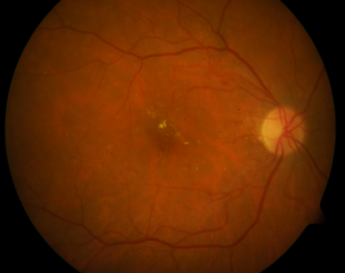
#> input picture TestFolder/Extensor_test/imagen_tester.png, 345 x 273 px
$ python main_extensor.py   (older library calls are emulated)
#> lines starting #> are read from the running program, lines starting #| are printed output that depends on the picture; after the words box and inside, x2 and y2 are one past the last pixel; in counts of white or black regions, pixels touching at a corner belong together
import cv2
import numpy as np

def main(file_name,window_size=12,umbral=11,iterations=20):
    # variables creation
#> called with file_name = 'imagen_tester.png', window_size = 12, umbral = 11, iterations = 20
    img=cv2.imread(file_name)
#> img is the input picture: shape (273, 345, 3); mean B, G, R 1.9, 39.9, 96.1
    img=img[:,:,1] # green  layer
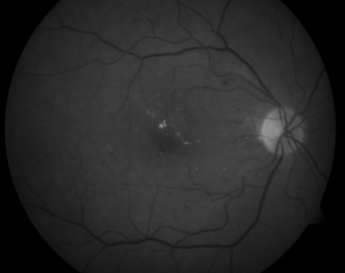
#> img: shape (273, 345); min 0, max 147, mean 39.9
    W,H=img.shape
#> W = 273; H = 345
    reading_image=np.zeros((W+(window_size*4),H+(window_size*4)),dtype=np.int)
    reading_image[(window_size*2):(window_size*2)+W,(window_size*2):(window_size*2)+H]=img
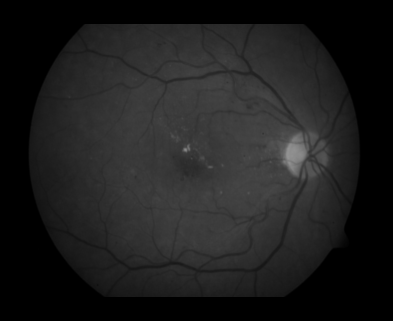
#> reading_image: shape (321, 393) int64; min 0, max 147, mean 29.8
    writing_image=reading_image.copy()
    W,H=reading_image.shape
#> W = 321; H = 393
    # variables creation


    neighbors=[[-1,-1],[0,-1],[1,-1],[1,0],[1,1],[0,1],[-1,1],[-1,0]]
    # mark  edge
    for it in xrange(iterations):
        for  i in xrange(W):
            for j in xrange(H):
                if reading_image[i,j] > umbral:
                    for p in [[1,0],[0,1],[-1,0],[0,-1]]:
                        if reading_image[p[0]+i,p[1]+j] < umbral:
                            writing_image[p[0]+i,p[1]+j]=-1
        reading_image=writing_image.copy()
        # marked  edge
        for  i in xrange(W):
            for j in xrange(H):
                if reading_image[i,j]== -1:
                    not_nulls=0   # count not null values
                    local_value=0 # it will be the mean value
                    for p in  neighbors:
                        if reading_image[i+p[0],j+p[1]] > umbral:
                            not_nulls+=1
                            local_value+=reading_image[i+p[0],j+p[1]]
                    local_value/=float(not_nulls)
                    writing_image[i,j]=local_value
        reading_image=writing_image.copy()
#> this loop made 20 passes
#> pass 1, in main, `reading_image=writing_image.copy()`:
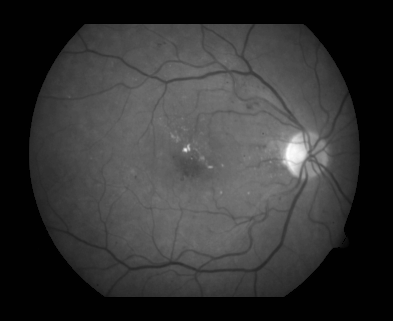
#> reading_image: shape (321, 393) int64; min -1, max 147, mean 29.8; drawn with min black and max white
#> after the loop:
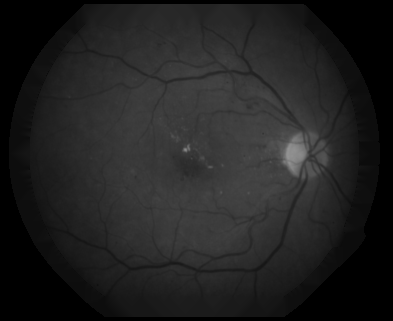
#> writing_image: shape (321, 393) int64; 15.77% of pixels changed, all inside (x1, y1, x2, y2) = (9, 4, 380, 317)

    cv2.imwrite("out.png",reading_image)
    pass


main("imagen_tester.png")
